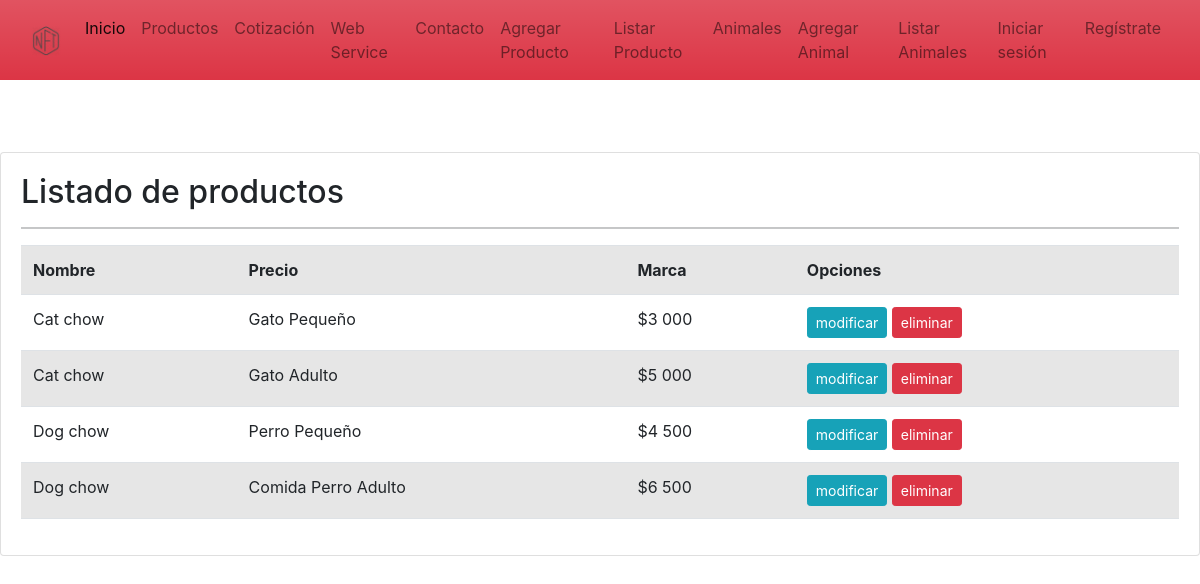
Page /listar-productos/ on the earlier database version.
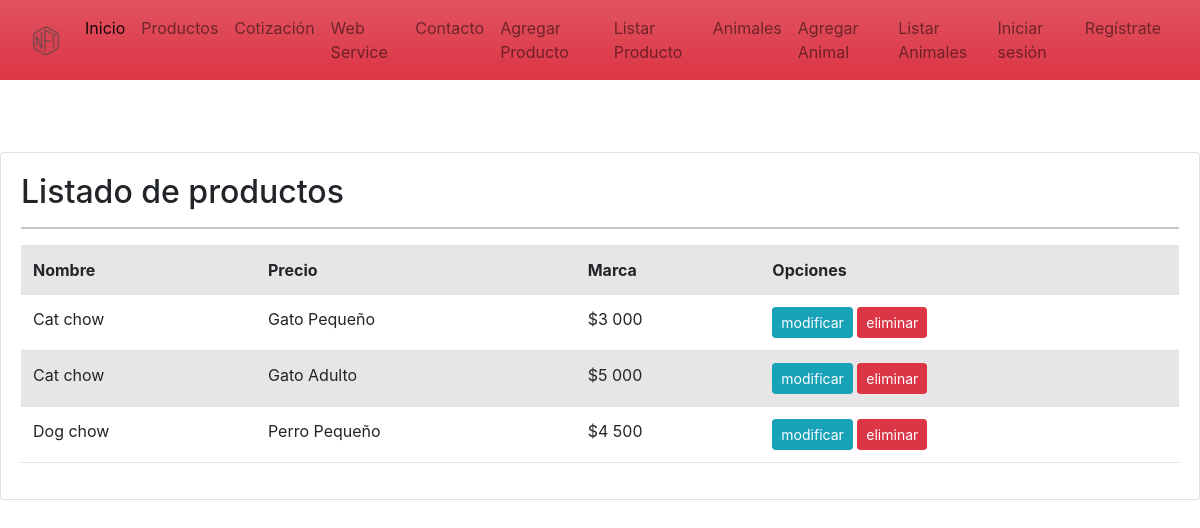
Same page on the later database version.
### app/models.py (models this page shows, shortened)
class Producto(models.Model):
    nombre = models.CharField(max_length=50)
    precio = models.IntegerField()
    descripcion = models.TextField()
    marca = models.ForeignKey(Marca, on_delete=models.PROTECT)
    imagen = models.ImageField(upload_to="productos",null=True)

class Marca(models.Model):
    nombre = models.CharField(max_length=50)
    def __str__(self):
        return self.nombre

### app/views.py (the view)
# urls.py: path('listar-productos/', listar_productos, name="listar_productos"),
def listar_productos(request):
    productos = Producto.objects.all()
    data = {
        'productos': productos
    }
    return render(request, 'app/producto/listar.html',data)

### app/templates/app/producto/listar.html
{% extends 'app/base.html' %}
{% block contenido %}
{% load humanize %}
<br>
<br>
<br>
<div class="card">
    <div class="card-body">
        <h2>Listado de productos</h2>
        <hr>
        <table class="table table-striped table-hover table-responsive-sm">
            <tr>
                <th>Nombre</th>
                <th>Precio</th>
                <th>Marca</th>
                <th>Opciones</th>
            </tr>
            {% for p in productos %}
            <tr>
                <td> {{ p.marca | capfirst }}  </td>
                <td> {{ p.nombre | title }}  </td>
                <td> ${{ p.precio | intcomma }}  </td>
                <td>
                    <a href="{% url 'modificar_producto' p.id %}" class="btn btn-info btn-sm">modificar</a>
                    <a href="{% url 'eliminar_producto' p.id %}" class="btn btn-danger btn-sm">eliminar</a>
                </td>
            </tr>
            {% endfor %}
        </table>
    </div>
</div>
{% endblock %}

Differences in the rows shown:
removed Producto: marca "Dog chow", nombre "Comida Perro Adulto", precio "6 500"
